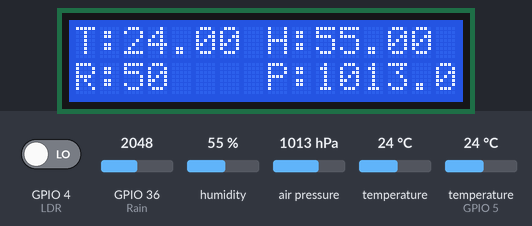
The sketch below on a simulated ESP32. On the bench: 16×2 character LCD. The inputs (shaded band) are chosen by the test bench; at power-on: GPIO 36 (Rain) = 2048, humidity 55 %, air pressure 1013 hPa, temperature (sensor on GPIO 5) 24 °C, GPIO 4 (LDR) LOW, temperature 24 °C (analog values on the 0–4095 scale). WiFi joins after 1.5 s; servers stay silent unless stated; what the sketch prints to the serial monitor is not drawn.

Above: at 7.0 s.
7.1 s: GPIO 36 (Rain) set to 2866
At 8.3 s:
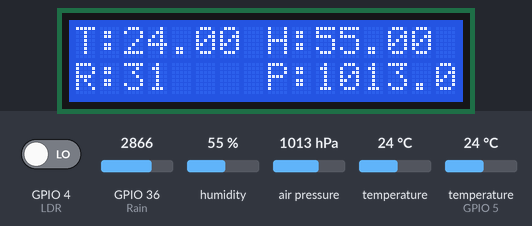
8.6 s: humidity set to 22 %
At 10.8 s:
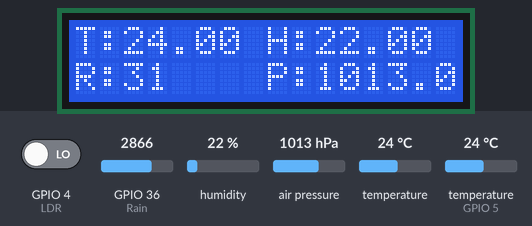
11.4 s: air pressure set to 952 hPa
At 12.0 s:
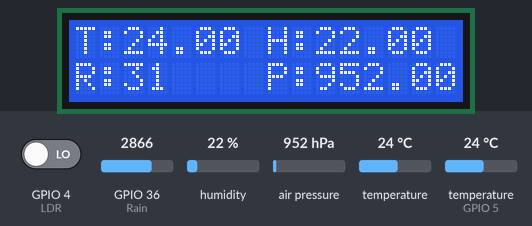
12.9 s: temperature (sensor on GPIO 5) set to 12 °C
At 15.1 s:
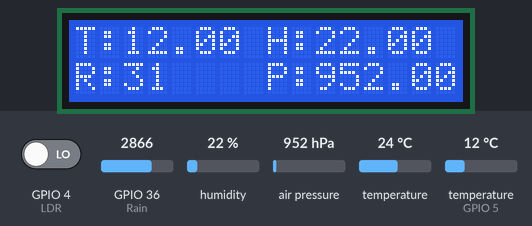
15.6 s: GPIO 36 (Rain) set to 3972
At 16.0 s:
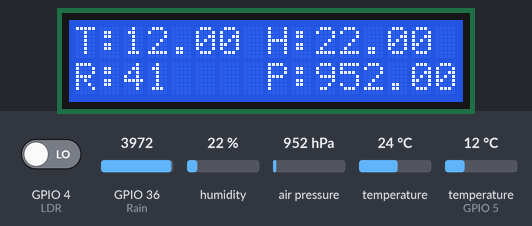
17.1 s: air pressure set to 975 hPa
At 18.4 s:
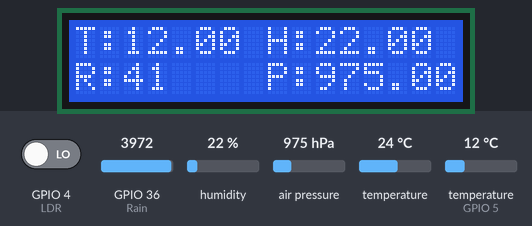
Timing chart, 0 to 19.6 s (numbered marks = the images above; inputs shaded):
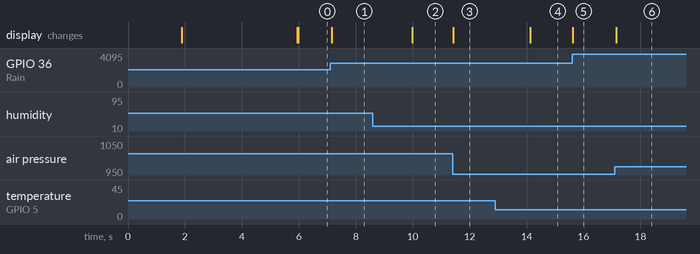

Measured:
- after the input at 7.1 s, the display: changes after 0.05 s (image 1)
- after the input at 8.6 s, the display: changes after 1.4 s (image 2)
- after the input at 11.4 s, the display: changes at once (image 3)
- after the input at 12.9 s, the display: changes after 1.2 s (image 4)
- after the input at 15.6 s, the display: changes at once (image 5)
- after the input at 17.1 s, the display: changes after 0.05 s (image 6)

The sketch:

weathermonitoring.ino
```cpp
#define BLYNK_TEMPLETAE_ID"TMPL3ocIraqDa"
#define BLYNK_TEMPLETAE_NAME"Weather monitoring system"
//Include the library files
#include <LiquidCrystal_I2C.h>
#include <Wire.h>
#include <WiFiClient.h>
#include <BlynkSimpleEsp32.h>
#include <DHT.h>
#include <SFE_BMP180.h>

#define LDR 4
#define TH 5
#define Rain 36

//Create three variables for pressure
double T, P;
char status;

//Initialize the LCD display
LiquidCrystal_I2C lcd(0x27, 16, 2);

// Create an object for the BMP180 sensor
SFE_BMP180 bmp;

DHT dht(TH, DHT11);
BlynkTimer timer;

// Enter your Auth token
char auth[] = "1srGMSaL8DnMLcfgf0O7otaAM48GbPxN";

//Enter your WIFI SSID and password
char ssid[] = "Pluto";
char pass[] = "777777777";

void setup() {
  // Debug console
  Serial.begin(115200);
  Blynk.begin(auth, ssid, pass);
  bmp.begin();
  dht.begin();
  lcd.init();
  lcd.backlight();
  pinMode(LDR, INPUT);
  pinMode(Rain, INPUT);
  analogReadResolution(12);

  lcd.setCursor(0, 0);
  lcd.print("Weather Monitoring");
  lcd.setCursor(4, 1);
  lcd.print("Loading..");
  delay(4000);
  lcd.clear();

}

//Get the DHT11 sensor values
void DHT11sensor() {
  float h = dht.readHumidity();
  float t = dht.readTemperature();

  if (isnan(h) || isnan(t)) {
    Serial.println("Failed to read from DHT sensor!");
    return;
  }
  Blynk.virtualWrite(V0, t);
  Blynk.virtualWrite(V1, h);

  lcd.setCursor(0, 0);
  lcd.print("T:");
  lcd.print(t);

  lcd.setCursor(8, 0);
  lcd.print("H:");
  lcd.print(h);

}

//Get the rain sensor values
void rainSensor() {
  int Rvalue = analogRead(Rain);
  Rvalue = map(Rvalue, 0, 4095, 0, 100);
  Rvalue = (Rvalue - 100) * -1;
  Blynk.virtualWrite(V2, Rvalue);

  lcd.setCursor(0, 1);
  lcd.print("R:");
  lcd.print(Rvalue);
  Serial.println(Rvalue);
}

//Get the pressure values
void pressure() {
  status =  bmp.startTemperature();
  if (status != 0) {
    delay(status);
    status = bmp.getTemperature(T);

    status = bmp.startPressure(3);// 0 to 3
    if (status != 0) {
      delay(status);
      status = bmp.getPressure(P, T);
      if (status != 0) {

      }
    }
  }

  Blynk.virtualWrite(V3, P);
  lcd.setCursor(8, 1);
  lcd.print("P:");
  lcd.print(P);
}

//Get the LDR sensor values
void LDRsensor() {
  bool value = digitalRead(LDR);
  if (value == 1) {
    WidgetLED LED(V4);
    LED.on();
  } else {
    WidgetLED LED(V4);
    LED.off();
  }

}

void loop() {
  DHT11sensor();
  rainSensor();
  pressure();
  LDRsensor();
  Blynk.run();//Run the Blynk library
}
```
